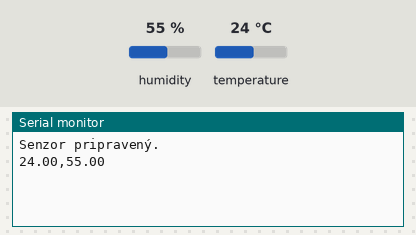
The sketch below on a simulated Arduino Uno, built with avr-gcc and run on an emulated ATmega328P. Parts: the last lines printed to the serial monitor. Inputs (shaded band) come from the test bench; at power-on: humidity 55 %, temperature 24 °C.

Above: at 3.2 s.
3.3 s: humidity set to 22 %
At 4.9 s:
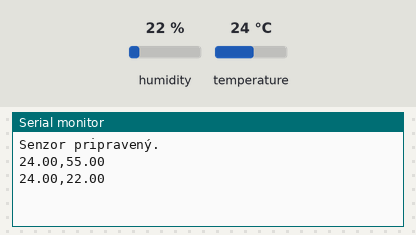
6.0 s: temperature set to 12 °C
At 6.6 s:
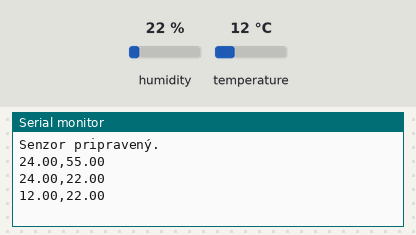
8.7 s: humidity set to 40 %
At 11.2 s:
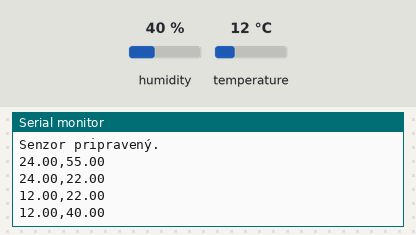
Timing chart, 0 to 12.7 s (numbered marks = the images above; inputs shaded):
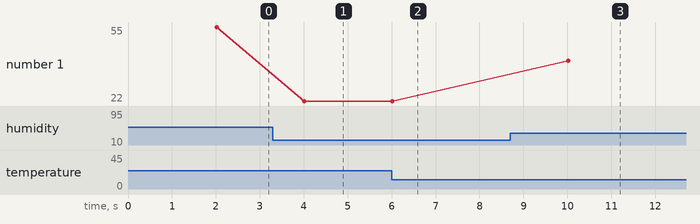

Measured:
- after the input at 3.3 s, the serial monitor: prints a new line after 0.71 s (image 1)
- after the input at 6.0 s, the serial monitor: prints a new line at once (image 2)
- after the input at 8.7 s, the serial monitor: prints a new line after 1.3 s (image 3)
- plotted number 1: 55 → 22 after the input at 3.3 s, 22 → 40 after the input at 8.7 s

The sketch:

sketch.ino
```cpp
#include <Adafruit_Sensor.h>
#include <DHT.h>
#include <DHT_U.h>

#define DHTPIN 5        // D1 = GPIO 5
#define DHTTYPE DHT11   // DHT11 senzor

DHT_Unified dht(DHTPIN, DHTTYPE);

float lastTemp = -1000;
float lastHum = -1000;

void setup() {
  Serial.begin(9600);
  dht.begin();
  delay(2000); // Počkaj na stabilizáciu senzora
  Serial.println("Senzor pripravený.");
}

void loop() {
  sensors_event_t tempEvent, humEvent;
  dht.temperature().getEvent(&tempEvent);
  dht.humidity().getEvent(&humEvent);

  if (!isnan(tempEvent.temperature) && !isnan(humEvent.relative_humidity)) {
    float currentTemp = tempEvent.temperature;
    float currentHum = humEvent.relative_humidity;

    // Posielaj len ak sa hodnoty zmenili
    if (currentTemp != lastTemp || currentHum != lastHum) {
      Serial.print(currentTemp);
      Serial.print(",");
      Serial.println(currentHum);

      lastTemp = currentTemp;
      lastHum = currentHum;
    }
  }

  delay(2000);  // meraj každé 2 sekundy (DHT11 potrebuje čas)
}
```
